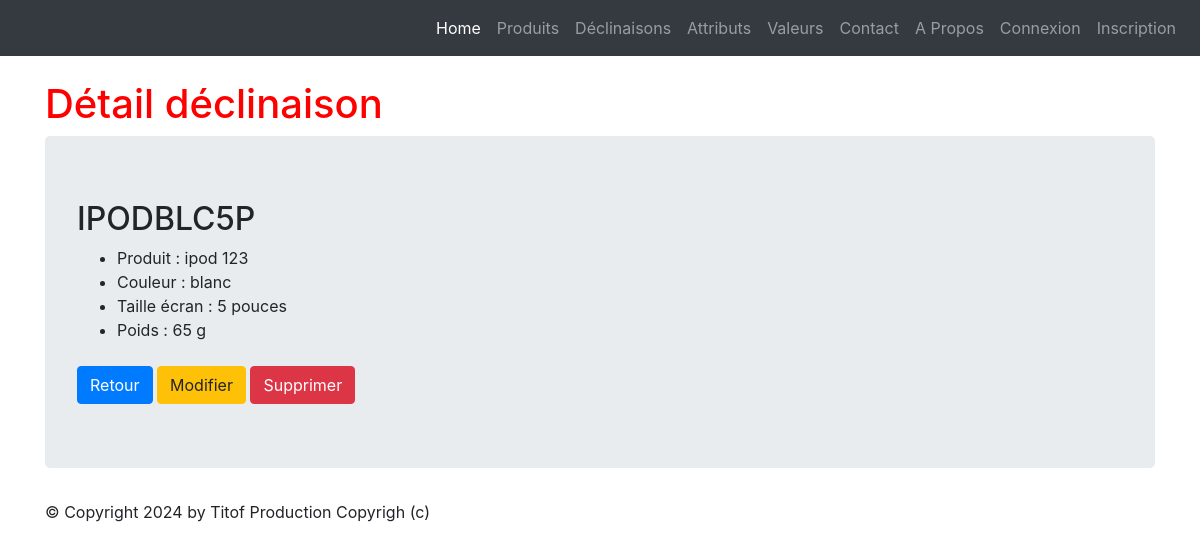
Page /monapp/item/1 on the committed database.
### monapp/models.py (models this page shows, shortened)
class ProductItem(models.Model):
    class Meta:
        verbose_name = "Déclinaison Produit"
    code    = models.CharField(max_length=10, null=True, blank=True, unique=True)
    product = models.ForeignKey('Product', on_delete=models.CASCADE)
    attributes  = models.ManyToManyField("ProductAttributeValue", related_name="product_item", null=True, blank=True)

class Product(models.Model):
    class Meta:
        verbose_name = "Produit"
    name          = models.CharField(max_length=100)
    code          = models.CharField(max_length=10, null=True, blank=True, unique=True)
    price_ht      = models.DecimalField(max_digits=8, decimal_places=2,  null=True, blank=True, verbose_name="Prix unitaire HT")
    price_ttc     = models.DecimalField(max_digits=8, decimal_places=2,  null=True, blank=True, verbose_name="Prix unitaire TTC")
    status        = models.SmallIntegerField(choices=PRODUCT_STATUS, default=0)
    date_creation =  models.DateTimeField(blank=True, verbose_name="Date création")
    def __str__(self):
        return "{0} {1}".format(self.name, self.code)

class ProductAttributeValue(models.Model):
    class Meta:
        verbose_name = "Valeur attribut"
        ordering = ['position']
    value              = models.CharField(max_length=100)
    product_attribute  = models.ForeignKey('ProductAttribute', verbose_name="Unité", on_delete=models.CASCADE)
    position           = models.PositiveSmallIntegerField("Position", null=True, blank=True)

class ProductAttribute(models.Model):
    class Meta:
        verbose_name = "Attribut"
    name =  models.CharField(max_length=100)

### monapp/views.py (the view)
# urls.py: path("item/<pk>",views.ProductItemDetailView.as_view(), name="item-detail"),
class ProductItemDetailView(DetailView):
    model = ProductItem
    template_name = "monapp/detail_item.html"
    context_object_name = "productitem"
    def get_context_data(self, **kwargs):
        context = super(ProductItemDetailView, self).get_context_data(**kwargs)
        context['titremenu'] = "Détail déclinaison"
        context['attributes'] = self.object.attributes.all()
        return context

### templates/monapp/detail_item.html (shortened to what this page needs)
{% extends 'monapp/base.html' %}
{% block menu %}
<h1>{{titremenu}}</h1>
{% endblock %}
{% block contenu %}
    <h2>{{ productitem.code }}</h2>
    <ul>
        <li>Produit : {{ productitem.product }}</li>
        {% for attribute in attributes %}
            <li>{{ attribute.product_attribute.name }} : {{ attribute.value }}</li>
        {% empty %}
            <li>Aucun attribut associé à cette déclinaison.</li>
        {% endfor %}
    </ul>
    <a href="{% url 'item-list' %}" class="btn btn-primary mt-2">Retour</a>
    <a href="{% url 'item-update' productitem.id %}" class="btn btn-warning mt-2">Modifier</a>
    <a href="{% url 'item-delete' productitem.id %}" class="btn btn-danger mt-2">Supprimer</a>
{% endblock %}

### static/styles.css (style rules this page uses)
h1 { color: red ; }

### rows in the picture
ProductItem: code "IPODBLC5P", product "ipod 123"
ProductAttributeValue: product_attribute.name "Couleur", value "blanc"
ProductAttributeValue: product_attribute.name "Taille écran", value "5 pouces"
ProductAttributeValue: product_attribute.name "Poids", value "65 g"

### other values in the picture
{{ titremenu }} "Détail déclinaison"
